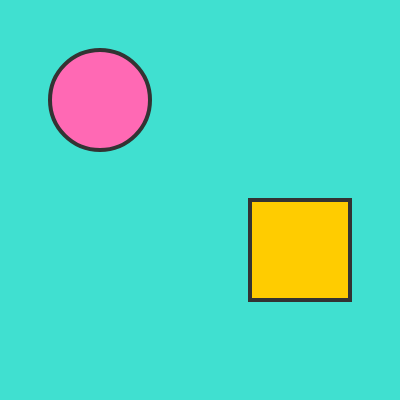
Frame 1 (no input)
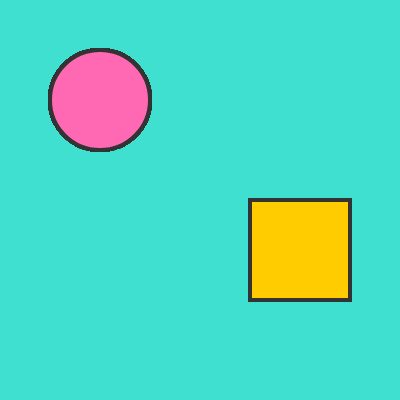
Frame 60 (no input)
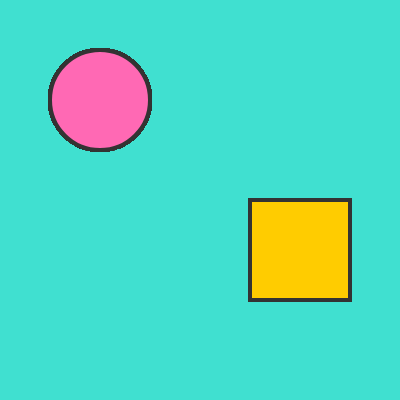
Frame 120 (the mouse pressed at the canvas centre since frame 60)

The p5.js sketch that drew these frames (run headless with seeded random() and noise() and a simulated clock; from frame 60 on, the mouse is pressed at the canvas centre):

// p5.js sketch
// ── sketch.js
function setup() {
 createCanvas(400, 400);//canvas size 
 background(64,224,208);//canvas background color

}


function draw() {
  //ellipse
  strokeWeight(4);//border thickness
  stroke(51);//border color
  fill(255,105,180);//filling color
  ellipse(100, 100, 100, 100);//position(x,y) and size

  //rectangle
  strokeWeight(4);//outline thickness
  stroke(51);//outline color
  fill(255, 204, 0);
  rect(250, 200, 100, 100);//position(x,y) and size
}
